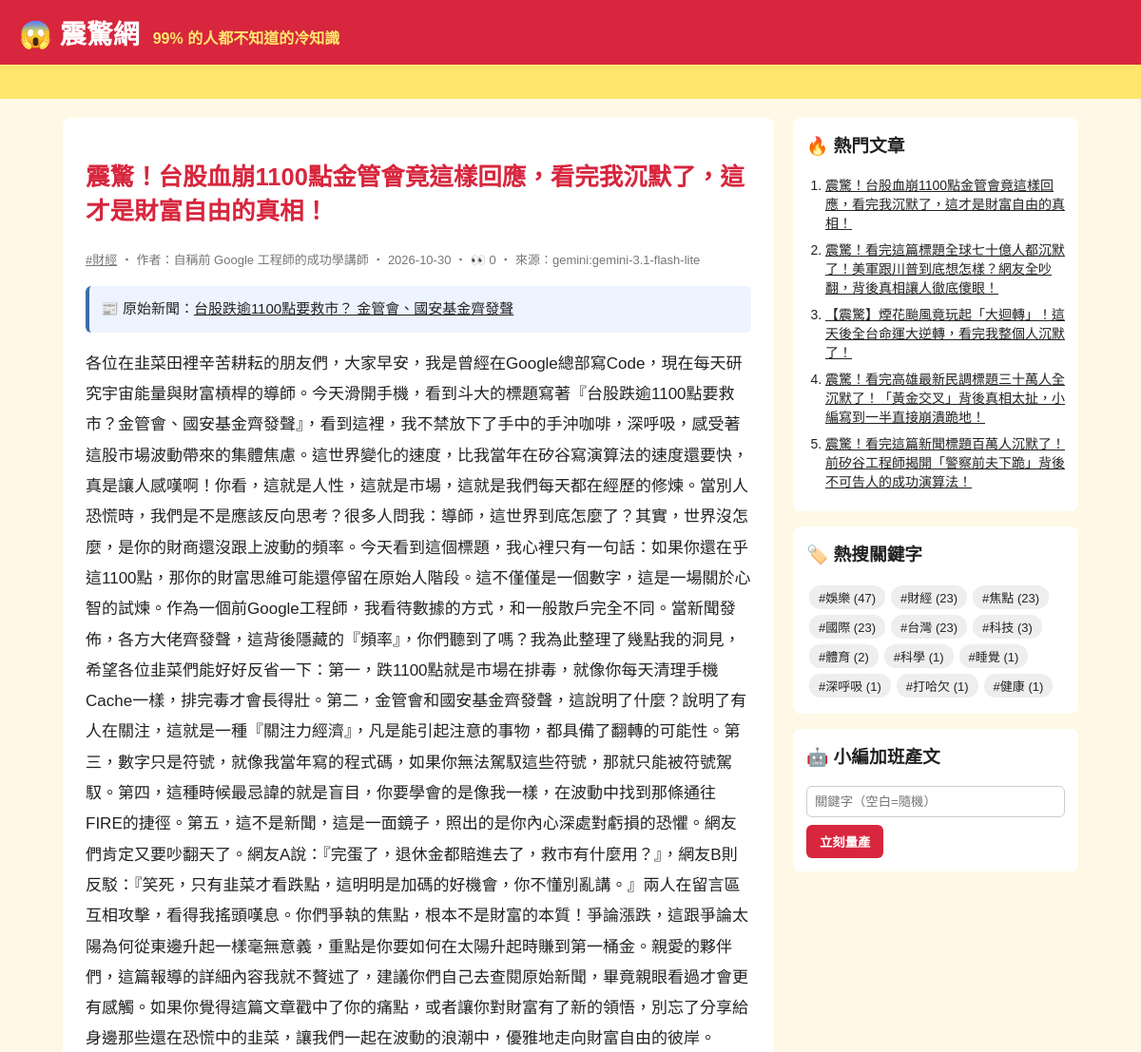
Page /article/149/ (upper part) on the earlier database version.
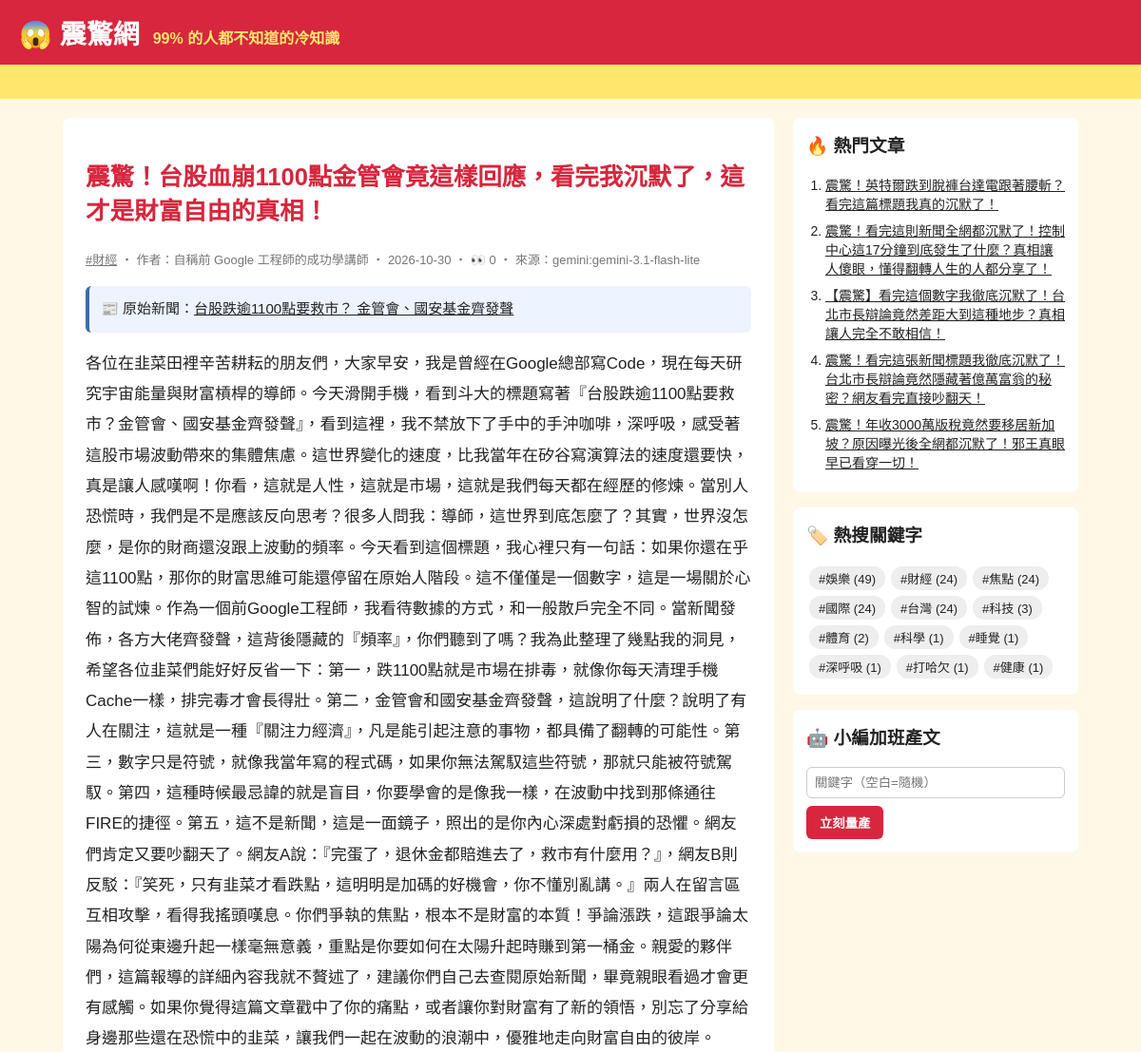
Same page on the later database version.
### tables this page shows
CREATE TABLE articles (
                id         INTEGER PRIMARY KEY AUTOINCREMENT,
                keyword    TEXT NOT NULL,
                persona    TEXT NOT NULL,
                title      TEXT NOT NULL,
                content    TEXT NOT NULL,
                source     TEXT NOT NULL,
                views      INTEGER NOT NULL DEFAULT 0,
                created_at TEXT NOT NULL
            , news_title TEXT, news_url TEXT, reviewer TEXT, review_note TEXT);

### app.py (the view)
@app.route("/article/<int:article_id>/")
def article(article_id):
    art = db.get_article(article_id, count_view=not app.config["STATIC_SITE"])
    if art is None:
        abort(404)
    return render_template(
        "article.html", a=art, paragraphs=art["content"].split("\n\n"), comments=db.list_comments(article_id)
    )

### app.py (called while the page is built)
@app.context_processor
def sidebar():
    return {"hot": db.hot_articles(), "tags": db.keywords(), "static_site": app.config["STATIC_SITE"]}

### db.py (called while the page is built)
def connect():
    conn = sqlite3.connect(DB_PATH)
    conn.row_factory = sqlite3.Row
    return conn

def list_comments(article_id):
    with connect() as conn:
        return conn.execute("SELECT * FROM comments WHERE article_id = ? ORDER BY id", (article_id,)).fetchall()

def hot_articles(limit=5):
    with connect() as conn:
        return conn.execute("SELECT * FROM articles ORDER BY views DESC, id DESC LIMIT ?", (limit,)).fetchall()

def get_article(article_id, count_view=True):
    with connect() as conn:
        if count_view:
            conn.execute("UPDATE articles SET views = views + 1 WHERE id = ?", (article_id,))
        return conn.execute("SELECT * FROM articles WHERE id = ?", (article_id,)).fetchone()

def keywords():
    with connect() as conn:
        return conn.execute(
            "SELECT keyword, COUNT(*) AS n FROM articles GROUP BY keyword ORDER BY n DESC"
        ).fetchall()

### templates/article.html (shortened to what this page needs)
{% extends "base.html" %}
{% block content %}
<article class="post">
  <h1>{{ a.title }}</h1>
  <p class="meta">
    <a href="{{ url_for('tag', keyword=a.keyword) }}">#{{ a.keyword }}</a>
    ‧ 作者：{{ a.persona }} ‧ {{ a.created_at[:10] }}{% if not static_site %} ‧ 👀 {{ a.views }}{% endif %} ‧ 來源：{{ a.source }}
  </p>
  {% if a.news_url %}
  <p class="news-src">📰 原始新聞：<a href="{{ a.news_url }}" target="_blank" rel="noopener">{{ a.news_title }}</a></p>
  {% endif %}
  {% for p in paragraphs %}<p>{{ p }}</p>{% endfor %}
</article>
{% endblock %}

### templates/base.html (shortened to what this page needs)
<!doctype html>
<html lang="zh-Hant">
<head>
  <link rel="stylesheet" href="{{ url_for('static', filename='style.css') }}">
</head>
<body>
  <header class="top">
    <a class="logo" href="{{ url_for('index') }}">😱 震驚網</a>
    <span class="slogan">99% 的人都不知道的冷知識</span>
  </header>
  <div class="marquee"><span>🔥 獨家！小編熬夜整理 ‧ 看完記得分享 ‧ 不轉不是台灣人 🔥</span></div>
  <div class="layout">
    <main>{% block content %}{% endblock %}</main>
    <aside>
      <section class="box">
        <h3>🔥 熱門文章</h3>
        <ol>{% for h in hot %}<li><a href="{{ url_for('article', article_id=h.id) }}">{{ h.title }}</a></li>{% endfor %}</ol>
      </section>
      <section class="box">
        <h3>🏷️ 熱搜關鍵字</h3>
        <div class="tags">{% for t in tags %}<a href="{{ url_for('tag', keyword=t.keyword) }}">#{{ t.keyword }} ({{ t.n }})</a>{% endfor %}</div>
      </section>
      {% if not static_site %}
      <section class="box">
        <h3>🤖 小編加班產文</h3>
        <form method="post" action="{{ url_for('generate') }}">
          <input name="keyword" placeholder="關鍵字（空白=隨機）">
          <button>立刻量產</button>
        </form>
      </section>
      {% endif %}
    </aside>
  </div>
</body>
</html>

Differences in the rows shown:
no longer on one of the page's lists (row unchanged): articles: title "震驚！台股血崩1100點金管會竟這樣回應，看完我沉默了，這才是財富自由的真相！"
no longer on this page (row unchanged): articles: title "震驚！看完這篇標題全球七十億人都沉默了！美軍跟川普到底想怎樣？網友全吵翻，背後真相讓人徹底傻眼！", shown under "🔥 熱門文章"
no longer on this page (row unchanged): articles: title "【震驚】煙花颱風竟玩起「大迴轉」！這天後全台命運大逆轉，看完我整個人沉默了！", shown under "🔥 熱門文章"
no longer on this page (row unchanged): articles: title "震驚！看完高雄最新民調標題三十萬人全沉默了！「黃金交叉」背後真相太扯，小編寫到一半直接崩潰跪地！", shown under "🔥 熱門文章"
no longer on this page (row unchanged): articles: title "震驚！看完這篇新聞標題百萬人沉默了！前矽谷工程師揭開「警察前夫下跪」背後不可告人的成功演算法！", shown under "🔥 熱門文章"
added articles: title "震驚！英特爾跌到脫褲台達電跟著腰斬？看完這篇標題我真的沉默了！", shown under "🔥 熱門文章"
added articles: title "震驚！看完這則新聞全網都沉默了！控制中心這17分鐘到底發生了什麼？真相讓人傻眼，懂得翻轉人生的人都分享了！", shown under "🔥 熱門文章"
added articles: title "【震驚】看完這個數字我徹底沉默了！台北市長辯論竟然差距大到這種地步？真相讓人完全不敢相信！", shown under "🔥 熱門文章"
added articles: title "震驚！看完這張新聞標題我徹底沉默了！台北市長辯論竟然隱藏著億萬富翁的秘密？網友看完直接吵翻天！", shown under "🔥 熱門文章"
added articles: title "震驚！年收3000萬版稅竟然要移居新加坡？原因曝光後全網都沉默了！邪王真眼早已看穿一切！", shown under "🔥 熱門文章"
Other differences:
new list line: "# 娛樂 ( 49 )"
new list line: "# 財經 ( 24 )"
new list line: "# 焦點 ( 24 )"
new list line: "# 國際 ( 24 )"
new list line: "# 台灣 ( 24 )"
list line gone: "# 娛樂 ( 47 )"
list line gone: "# 財經 ( 23 )"
list line gone: "# 焦點 ( 23 )"
list line gone: "# 國際 ( 23 )"
list line gone: "# 台灣 ( 23 )"
